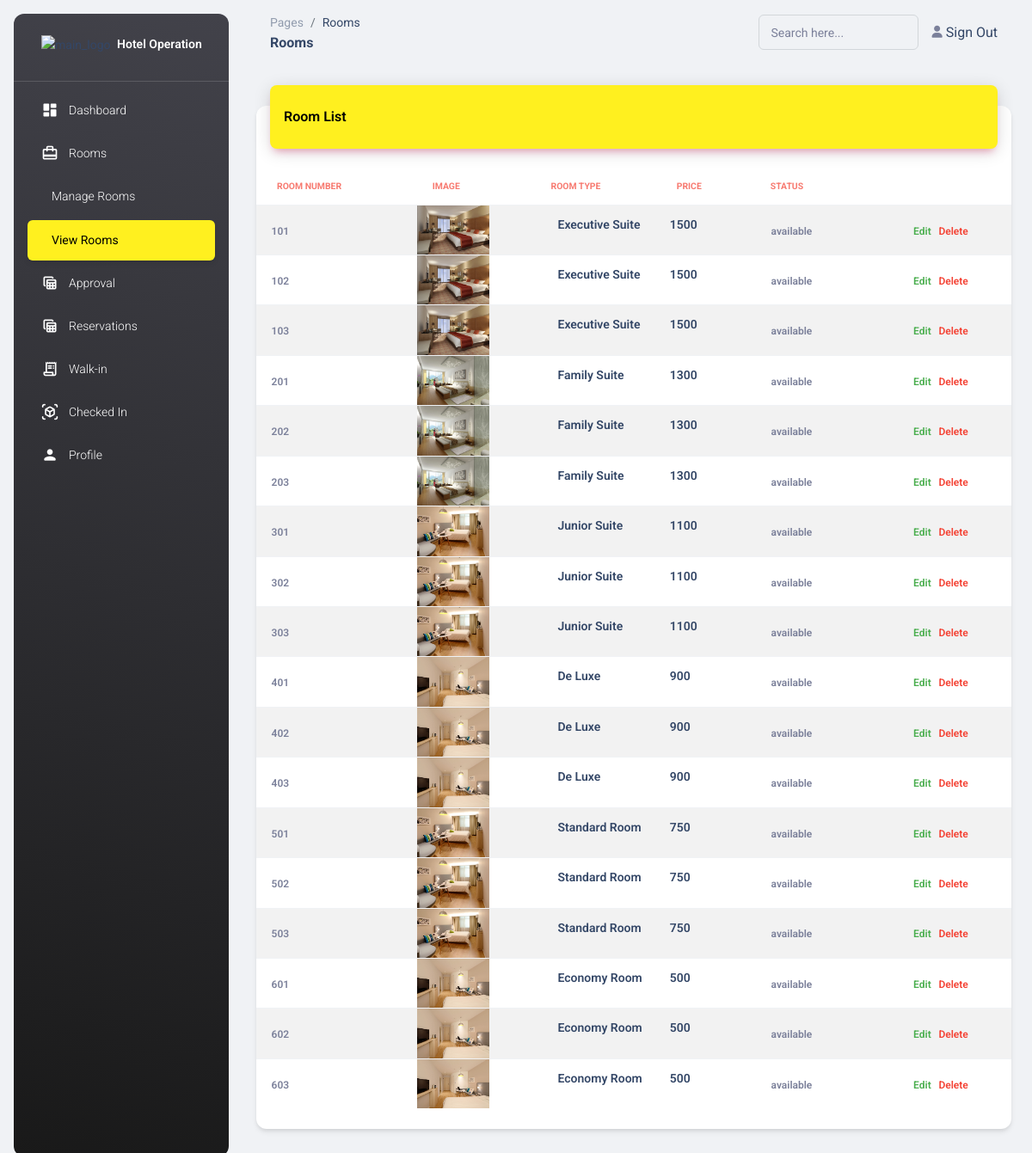
The app's page /HOTEL/pages/manageroom.php with its own data.
### tables this page shows
CREATE TABLE `rooms` (
  `ID` int(11) NOT NULL,
  `room_number` int(11) NOT NULL,
  `room_type` text NOT NULL,
  `price` float NOT NULL,
  `information` text NOT NULL,
  `pillow` int(11) NOT NULL,
  `rug` int(11) NOT NULL,
  `bedsheet` int(11) NOT NULL,
  `towel` int(11) NOT NULL,
  `electricfan` int(11) NOT NULL,
  `bed` text NOT NULL,
  `status` text NOT NULL,
  `images` varchar(100) NOT NULL
);

### HOTEL/pages/manageroom.php (the view, shortened to what this page needs)
<?php
include_once("config.php");
$rs=mysqli_query($mysqli,"select * from rooms");
?>
<!DOCTYPE html>
<html lang="en">
<head>
  <link href="../assets/css/nucleo-icons.css" rel="stylesheet" />
  <link href="../assets/css/nucleo-svg.css" rel="stylesheet" />
  <link id="pagestyle" href="../assets/css/material-dashboard.css?v=3.0.0" rel="stylesheet" />
</head>
<body class="g-sidenav-show  bg-gray-200">
 <aside class="sidenav navbar navbar-vertical navbar-expand-xs border-0 border-radius-xl my-3 fixed-start ms-3   bg-gradient-dark" id="sidenav-main">
    <div class="sidenav-header">
      <a class="navbar-brand m-0" href="../pages/frontdeskdashboard.php" target="_blank">
        <img src="../assets/img/logo-ct.png" class="navbar-brand-img h-100" alt="main_logo">
        <span class="ms-1 font-weight-bold text-white">Hotel Operation</span>
      </a>
    </div>
    <hr class="horizontal light mt-0 mb-2">
    <div class="collapse navbar-collapse  w-auto  max-height-vh-100" id="sidenav-collapse-main">
      <ul class="navbar-nav">
        <li class="nav-item">
          <a class="nav-link text-white " href="../pages/frontdeskdashboard.php">
            <div class="text-white text-center me-2 d-flex align-items-center justify-content-center">
              <i class="material-icons opacity-10" >dashboard</i>
            </div>
            <span class="nav-link-text ms-1">Dashboard</span>
          </a>
        </li>
          <li class="nav-item">
          <a class="nav-link text-white " href="../pages/roomsinventory.php">
            <div class="text-white text-center me-2 d-flex align-items-center justify-content-center">
             <i class="material-icons opacity-10">card_travel</i>
            </div>
            <span class="nav-link-text ms-1">Rooms</span>
          </a>
        </li>
           <li class="nav-item">
          <a class="nav-link text-white " href="../pages/roomsinventory.php">
            <span class="nav-link-text ms-1">Manage Rooms</span>
          </a>
        </li>
           <li class="nav-item">
          <a class="nav-link text-white active"style="background-color: #FFF01F " href="../pages/manageroom.php">
            <span class="nav-link-text ms-1">View Rooms</span>
          </a>
        </li>
        <li class="nav-item">
          <a class="nav-link text-white " href="../pages/Approval.php">
            <div class="text-white text-center me-2 d-flex align-items-center justify-content-center">
              <i class="material-icons opacity-10" >table_view</i>
            </div>
            <span class="nav-link-text ms-1">Approval</span>
          </a>
        </li>
        <li class="nav-item">
          <a class="nav-link  "  href="../pages/reservations.php">
            <div class="text-white text-center me-2 d-flex align-items-center justify-content-center">
              <i class="material-icons icon-black opacity-10" >table_view</i>
            </div>
            <span class="nav-link-text ms-1">Reservations</span>
          </a>
        </li>
        <li class="nav-item">
          <a class="nav-link text-white " href="../pages/Walkin.php">
            <div class="text-white text-center me-2 d-flex align-items-center justify-content-center">
              <i class="material-icons opacity-10">receipt_long</i>
            </div>
            <span class="nav-link-text ms-1">Walk-in</span>
          </a>
        </li>
        <li class="nav-item">
          <a class="nav-link text-white "  href="../pages/checkin.php">
            <div class="text-white text-center me-2 d-flex align-items-center justify-content-center">
              <i class="material-icons opacity-10">view_in_ar</i>
            </div>
            <span class="nav-link-text ms-1">Checked In</span>
          </a>
        </li>
        <li class="nav-item">
          <a class="nav-link text-white " href="../pages/fdprofile.php">
            <div class="text-white text-center me-2 d-flex align-items-center justify-content-center">
              <i class="material-icons opacity-10">person</i>
            </div>
            <span class="nav-link-text ms-1">Profile</span>
          </a>
        </li>
      </ul>
    </div>
  </aside>
   <main class="main-content position-relative max-height-vh-100 h-100 border-radius-lg ">
    <nav class="navbar navbar-main navbar-expand-lg px-0 mx-4 shadow-none border-radius-xl" id="navbarBlur" navbar-scroll="true">
      <div class="container-fluid py-1 px-3">
        <nav aria-label="breadcrumb">
          <ol class="breadcrumb bg-transparent mb-0 pb-0 pt-1 px-0 me-sm-6 me-5">
            <li class="breadcrumb-item text-sm"><a class="opacity-5 text-dark" href="javascript:;">Pages</a></li>
            <li class="breadcrumb-item text-sm text-dark active "  aria-current="page">Rooms</li>
          </ol>
          <h6 class="font-weight-bolder mb-0" >Rooms </h6>
        </nav>
        <div class="collapse navbar-collapse mt-sm-0 mt-2 me-md-0 me-sm-4" id="navbar">
          <div class="ms-md-auto pe-md-3 d-flex align-items-center">
            <div class="input-group input-group-outline">
              <label class="form-label">Search here...</label>
               <input type="search" class="form-control search-input" data-table="customers-list"/>
            </div>
          </div>
          <ul class="navbar-nav  justify-content-end">
            <li class="nav-item d-flex align-items-center">
              <a href="javascript:;" class="nav-link text-body font-weight-bold px-0">
                <i class="fa fa-user me-sm-1"></i>
                <span class="d-sm-inline d-none"><a href="./destroyer.php" >Sign Out</a></span>
              </a>
            </li>
          </ul>
        </div>
      </div>
    </nav>
    <div class="container-fluid py-4">
      <div class="row">
        <div class="col-12">
          <div class="card my-4">
            <div class="card-header p-0 position-relative mt-n4 mx-3 z-index-2" >
              <div class=" shadow-primary border-radius-lg pt-4 pb-3" style="background-color: #FFF01F;" >
                <h6 class=" text-capitalize ps-3" style="color: rgb(0,0,0);">Room List</h6>
              </div>
            </div>
            <div class="card-body px-0 pb-2" >
              <div class="table-responsive p-0">
                <table  class="table table-striped mt32 customers-list" id="myTable" >
                  <thead>
                    <tr>
                      <th class="text-uppercase text-danger text-xxs font-weight-bolder opacity-7"onclick="sortBy(0)">Room Number</th>
                      <th class="text-center text-uppercase text-danger text-xxs font-weight-bolder opacity-7 ps-2"onclick="sortBy(1)">Image</th>
                      <th class="text-uppercase text-danger text-xxs font-weight-bolder opacity-7 ps-2"onclick="sortBy(2)">Room Type</th>
                      <th class="text-uppercase text-uppercase text-danger text-xxs font-weight-bolder opacity-7"onclick="sortBy(3)">Price</th>
                      <th class="text-secondary opacity-7"onclick="sortBy(4)"></th>
                      <th class="text-center text-uppercase text-danger text-xxs font-weight-bolder opacity-7 ps-2"onclick="sortBy(5)">Status</th>
                      <th class="text-secondary opacity-7"></th>
                      <th class="text-secondary opacity-7"></th>    <th class="text-secondary opacity-7"></th>    <th class="text-secondary opacity-7"></th>
                    </tr>
                  </thead>
                  <tbody >
                   <?php
                   while ( $res=mysqli_fetch_array($rs)) {
                       $image = $res['images'];
                       $image_src = "picture/".$image;
                    echo " <tr> <td class='align-middle ' style=' padding-left: 2%;'> <span class='text-secondary text-xs font-weight-bold'>".$res['room_number']."</span></td>
                    <td style='padding: 0; margin: 0;'>"."<div style='text-align: center;padding: 0;' width='4%' height='4%'><img style='padding: 0;' width='40%' height='4%' src=' $image_src'></div>"."</td>";
                    echo " <td> <div class='d-flex px-2 py-1'><div></div><div class='d-flex flex-column justify-content-center'><h6 class='mb-0 text-sm'>".$res['room_type']."</h6></div></div></td>";
                    echo " <td> <div class='d-flex px-2 py-1'><div></div><div class='d-flex flex-column justify-content-center'><h6 class='mb-0 text-sm'>".$res['price']."</h6></div>
                        </div></td>";
                     echo "  <td class='align-middle' style=' padding-left: 5%;'>
                     </td> ";
                     echo "  <td class='align-middle' style=' padding-left: 1%;'>
                        <span class='text-secondary text-xs font-weight-bold'>".$res['status']."</span>
                     </td> ";
echo "  <td class='align-middle' style=' padding-left: 5%;'>
                     </td> ";
                     echo "  <td class='align-middle' style=' padding-left: 5%;'>
                     </td> ";
                     echo "  <td class='align-middle'>
                                   <a href='editroom.php?ID=$res[ID]'class='text-success font-weight-bold text-xs' data-original-title='Edit user' style='padding-right: 10%'>
                                    Edit </a>
                                     <a href='deleteroom.php?ID=$res[ID]'class='text-danger font-weight-bold text-xs' data-original-title='Edit user' style='padding-right: 10%'>
                                    Delete </a>
                                    </td><td class='align-middle' style=' padding-left: 5%;'>
                     </td></tr>";
                                            }
                                           ?>
                  </tbody>
                </table>
              </div>
            </div>
          </div>
        </div>
      </div>
    </div>
  </main>
</body>
</html>

### HOTEL/pages/manageroom.php (style rules this page uses)
table { text-align:left; }
th,td { padding:4px 8px; }
th { cursor:pointer; }

### records on screen
rooms: room_number "101", images (picture), room_type "Executive Suite", price "1500", status "available"
rooms: room_number "102", images (picture), room_type "Executive Suite", price "1500", status "available"
rooms: room_number "103", images (picture), room_type "Executive Suite", price "1500", status "available"
rooms: room_number "201", images (picture), room_type "Family Suite", price "1300", status "available"
rooms: room_number "202", images (picture), room_type "Family Suite", price "1300", status "available"
rooms: room_number "203", images (picture), room_type "Family Suite", price "1300", status "available"
rooms: room_number "301", images (picture), room_type "Junior Suite", price "1100", status "available"
rooms: room_number "302", images (picture), room_type "Junior Suite", price "1100", status "available"
rooms: room_number "303", images (picture), room_type "Junior Suite", price "1100", status "available"
rooms: room_number "401", images (picture), room_type "De Luxe", price "900", status "available"
rooms: room_number "402", images (picture), room_type "De Luxe", price "900", status "available"
rooms: room_number "403", images (picture), room_type "De Luxe", price "900", status "available"
rooms: room_number "501", images (picture), room_type "Standard Room", price "750", status "available"
rooms: room_number "502", images (picture), room_type "Standard Room", price "750", status "available"
rooms: room_number "503", images (picture), room_type "Standard Room", price "750", status "available"
rooms: room_number "601", images (picture), room_type "Economy Room", price "500", status "available"
rooms: room_number "602", images (picture), room_type "Economy Room", price "500", status "available"
rooms: room_number "603", images (picture), room_type "Economy Room", price "500", status "available"
